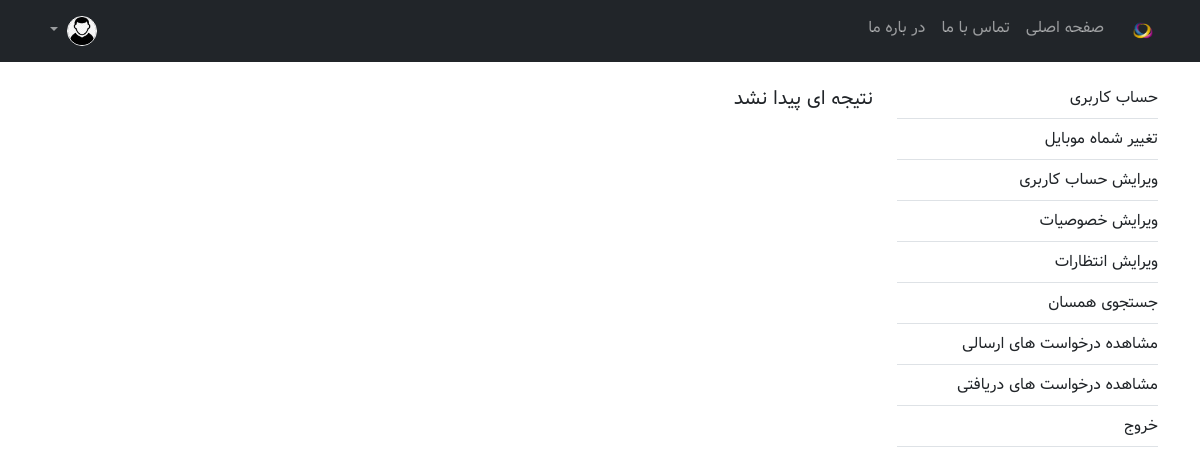
Page /account/partner_search/ (signed in) on the earlier database version.
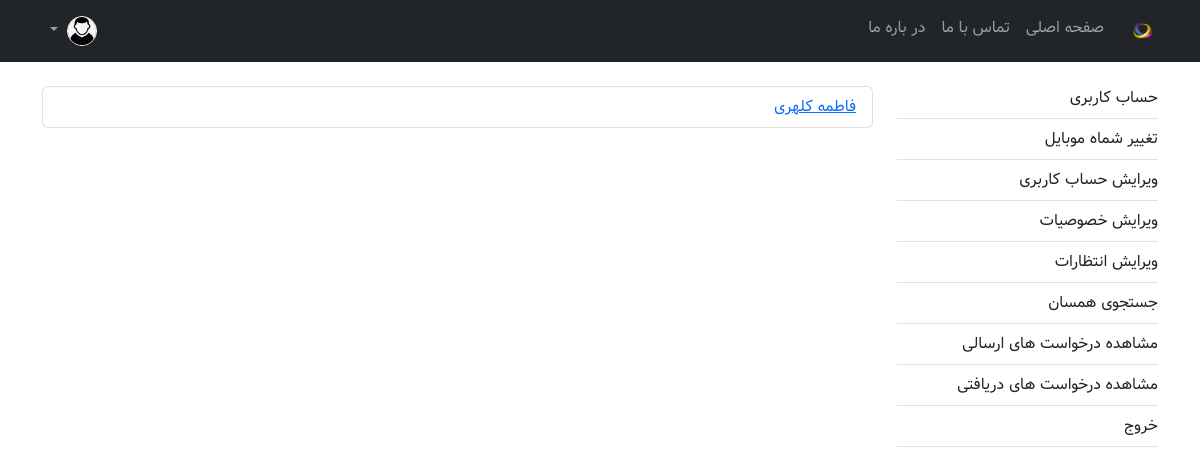
Same page on the later database version.
### account/models.py (models this page shows, shortened)
class Khosousiaat(models.Model):
    user = models.OneToOneField(User, verbose_name="کاربر", on_delete=models.CASCADE)
    tavallod = models.CharField("سال تولد", max_length=4, choices=TAVALLOD_CHOICES, null=True, blank=True)
    qad = models.CharField("قد", max_length=3, choices=QAD_CHOICES, null=True, blank=True)
    vazn = models.CharField("وزن", max_length=3, choices=VAZN_CHOICES, null=True, blank=True)
    tahsil = models.CharField("تحصیلات", max_length=1, choices=TAHSIL_CHOICES[1:], null=True, blank=True)
    rang = models.CharField("رنگ پوست", max_length=1, choices=RANG_CHOICES[1:], null=True, blank=True)
    zibaayi = models.CharField("میزان زیبایی", max_length=1, choices=ZIBAAYI_CHOICES[1:], null=True, blank=True)
    qowmiat = models.CharField("قومیت", max_length=1, choices=QOWMIAT_CHOICES[1:], null=True, blank=True)
    shoql = models.CharField("وضعیت اشتغال", max_length=1, choices=SHOQL_CHOICES[1:], null=True, blank=True)
    ostaane_tavallod = models.CharField("استان محل تولد", max_length=2, choices=OSTAANHAA_CHOICES[1:], null=True, blank=True)
    ostaane_sokounat = models.CharField("استان محل سکونت", max_length=2, choices=OSTAANHAA_CHOICES[1:], null=True, blank=True)
    shahre_sokounat = models.CharField("شهر محل سکونت", max_length=150, null=True, blank=True)
    ezdevaaj = models.CharField("سابقه ازدواج", max_length=1, choices=EZDEVAAJ_CHOICES[1:], null=True, blank=True)
    kharide_khodro = models.CharField("توانایی خرید خودرو", max_length=1, choices=KHARIDE_KHODRO_CHOICES[1:], null=True, blank=True)
    ehsaasaat = models.CharField("وضعیت احساسی", max_length=1, choices=EHSAASAAT_CHOICES[1:], null=True, blank=True)
    ertebaataat = models.CharField("راتباطات اجتماعی", max_length=1, choices=ERTEBAATAAT_CHOICES[1:], null=True, blank=True)
    jensi = models.CharField("امور جنسی", max_length=1, choices=JENSI_CHOICES[1:], null=True, blank=True)
    khaanevaadegi = models.CharField("امور خانوادگی", max_length=1, choices=KHAANEVAADEGI_CHOICES[1:], null=True, blank=True)
    salaamat = models.CharField("سلامت جسمی و روانی", max_length=1, choices=SALAAMAT_CHOICES[1:], null=True, blank=True)
    din = models.CharField("دین یا مذهب", max_length=1, choices=DIN_CHOICES[1:], null=True, blank=True)
    eteqaadaat = models.CharField("اعتقادات مذهبی", max_length=1, choices=ETEQAADAAT_CHOICES[1:], null=True, blank=True)
    amal_be_ahkaam = models.CharField("میزان عمل به احکام دینی", max_length=1, choices=AMAL_BE_AHKAAM_CHOICES[1:], null=True, blank=True)
    talabeh = models.BooleanField("طلبه", null=True, blank=True)
    seyyed = models.BooleanField("سید", null=True, blank=True)
    shekrat_dar_maraasemaat = models.CharField("شرکت در مراسم مذهبی و اجتماعی", max_length=1, choices=SHERKAT_DAR_MARAASEMAAT_CHOICES[1:], null=True, blank=True)
    pushesh = models.CharField("پوشش و لباس", max_length=1, choices=POUSHESH_CHOICES[1:], null=True, blank=True)
    tahsil_pedar = models.CharField("تحصیلات پدر", max_length=1, choices=TAHSIL_CHOICES[1:], null=True, blank=True)
    shoql_pedar = models.CharField("شغل پدر", max_length=1, choices=SHOQLE_VAALEDEIN_CHOICES[1:], null=True, blank=True)
    tahsil_maadar = models.CharField("تحصیلات مادر", max_length=1, choices=TAHSIL_CHOICES[1:], null=True, blank=True)
    shoql_maadar = models.CharField("شغل مادر", max_length=1, choices=SHOQLE_VAALEDEIN_CHOICES[1:], null=True, blank=True)
    kharide_khodro_pedari = models.CharField("توانایی خرید خودرو در خانواده پدری", max_length=1, choices=KHARIDE_KHODRO_CHOICES[1:], null=True, blank=True)
    tozihaat = models.TextField("دیگر توضیحات", null=True, blank=True)
    class Meta:
        db_table = "khosousiaat"
        managed = True
        verbose_name = "خصوصیات کاربر"
        verbose_name_plural = "خصوصیات کاربران"

class User(AbstractBaseUser):
    PHONE_REGEX = RegexValidator(
        regex=r"^09\d{9}$", message="شماره موبایل اشتباه میباشد")
    phone = models.CharField(
        "شماره موبایل", max_length=11, unique=True, validators=[PHONE_REGEX])
    first_name = models.CharField("نام", max_length=100)
    last_name = models.CharField("نام خانوادگی", max_length=100)
    gender = models.CharField("جنسیت", max_length=1,
                              choices=GENDER_CHOICES, default="1")
    register_for = models.CharField(
        "ثبت نام برای", max_length=1, choices=REGISTER_FOR_CHOICES, default="1")
    is_active = models.BooleanField("فعال", default=True)
    is_superuser = models.BooleanField("ابرکاربر", default=False)  # superuser
    is_admin = models.BooleanField("رابط", default=False)  # connector
    is_staff = models.BooleanField("کارشناس", default=False)  # expert
    joined_date = models.DateTimeField("تاریخ ثبت نام", auto_now_add=True)
    last_login = models.DateTimeField("تاریخ آخرین ورود", auto_now=True)
    objects = UserManager()
    USERNAME_FIELD = "phone"
    class Meta:
        db_table = "users"
        managed = True
        verbose_name = "کاربر"
        verbose_name_plural = "کاربران"

### account/views.py (the view)
# urls.py: path("account/partner_search/", partner_search_view, name="partner_search"),
def partner_search_view(request):
    template_name = "account/partner_search.html"
    template_title = "جستجوی همسان"
    user = request.user
    entezaaraat = Entezaaraat.objects.get(user=user)
    if user.gender == "1":
        users = User.objects.exclude(pk=request.user.pk).filter(gender="2")
    else:
        users = User.objects.exclude(pk=request.user.pk).filter(gender="1")
    partners = Khosousiaat.objects.filter(user__in=users)
    if entezaaraat.tahsil != "0" and entezaaraat.tahsil != None:
        partners = partners.filter(tahsil=entezaaraat.tahsil)
    if entezaaraat.qowmiat != "0" and entezaaraat.qowmiat != None:
        partners = partners.filter(qowmiat=entezaaraat.qowmiat)
    if entezaaraat.shoql != "0" and entezaaraat.shoql != None:
        partners = partners.filter(shoql=entezaaraat.shoql)
    if entezaaraat.din != "0" and entezaaraat.din != None:
        partners = partners.filter(din=entezaaraat.din)
    context = {"template_title": template_title, "partners": partners}
    return render(request, template_name, context)

### templates/account/partner_search.html (shortened to what this page needs)
{% extends "dashboard.html" %}
{% block profile_content %}
{% if not partners %}
<h5>نتیجه ای پیدا نشد</h5>
{% else %}
<ul class="list-group">
  {% for partner in partners %}
  <li class="list-group-item">
    <a href="{% url 'account:user_detail' pk=partner.pk %}">{{ partner.user.first_name }}  {{ partner.user.last_name }}</a>
  </li>
  {% endfor %}
</ul>
{% endif %}
{% endblock profile_content %}

Differences in the rows shown:
added Khosousiaat: user.first_name "فاطمه", user.last_name "کلهری"
Other differences:
text no longer shown: "نتیجه ای پیدا نشد"
